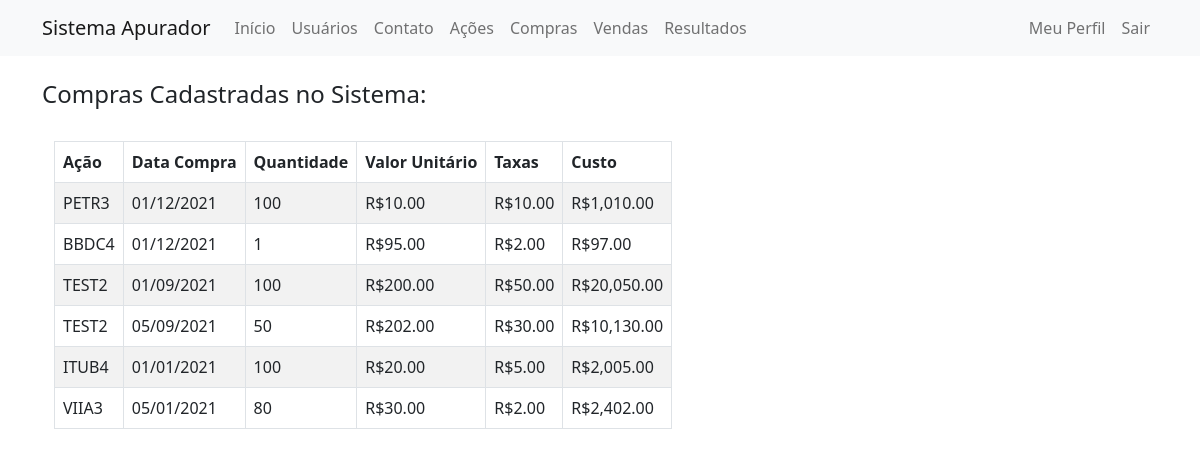
Page /compras/lista (signed in) on the earlier database version.
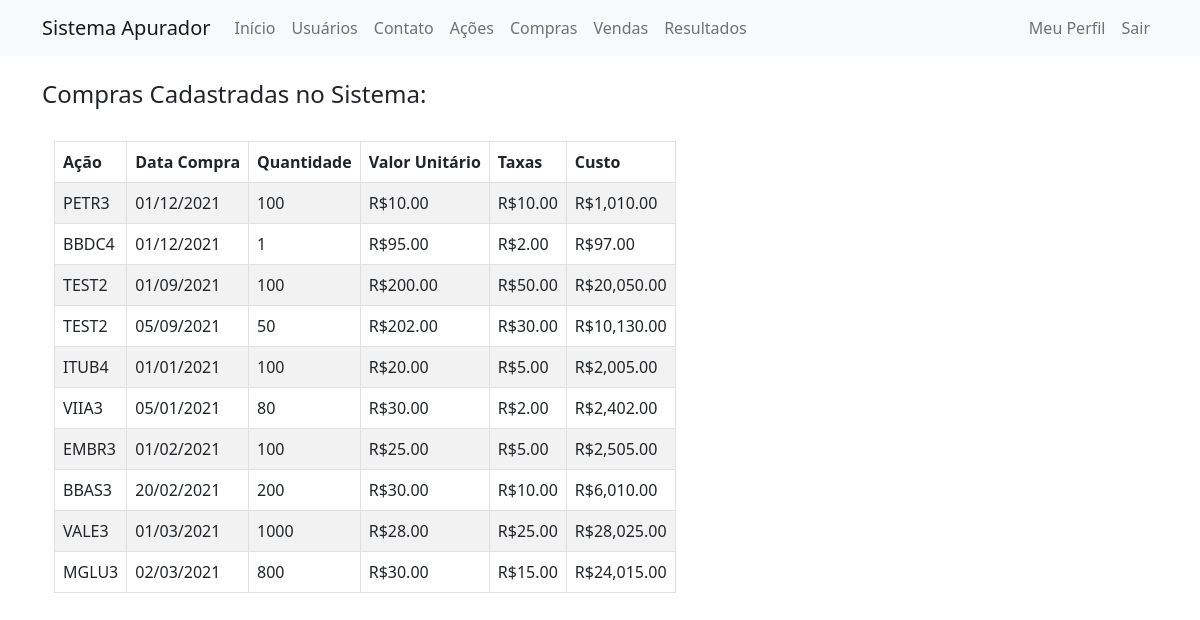
Same page on the later database version.
### app/models.py (models this page shows, shortened)
class Compras(database.Model):
    id = database.Column(database.Integer, primary_key=True, autoincrement=True)
    id_acao = database.Column(database.Integer, database.ForeignKey("acoes.id"), nullable=False)
    id_usuario = database.Column(database.Integer, database.ForeignKey('usuario.id'), nullable=False)
    data = database.Column(database.Integer, nullable=False)
    quantidade = database.Column(database.Integer, nullable=False)
    valor_unitario = database.Column(database.Numeric, nullable=False)
    total_taxas = database.Column(database.Numeric, nullable=False)
    custo = database.Column(database.Numeric, nullable=False)
    acao = database.relationship(
        "Acoes", foreign_keys=[id_acao], back_populates="compras"
    )

class Acoes(database.Model):
    id = database.Column(database.Integer, primary_key=True, autoincrement=True)
    nome = database.Column(database.String, nullable=False)
    ticker = database.Column(database.String, nullable=False, unique=True)
    compras = database.relationship(
        "Compras", foreign_keys="[Compras.id_acao]", back_populates="acao"
    )
    vendas = database.relationship(
        "Vendas", foreign_keys="[Vendas.id_acao]", back_populates="acao"
    )

### app/routes.py (the view)
@app.route('/compras/lista')
def compras_lista():
    compras = Compras.query.filter(Compras.id_usuario==current_user.id).order_by(Compras.id.asc())
    for compra in compras:
        compra.data = date.fromisoformat(compra.data)
        compra.data_formatada = compra.data.strftime('%d/%m/%Y')
        if (compra.valor_unitario is not None):
            compra.valor = "R${:,.2f}".format(compra.valor_unitario)
        else:
            compra.valor = ''
        if (compra.total_taxas is not None):
            compra.taxas = "R${:,.2f}".format(compra.total_taxas)
        else:
            compra.taxas = ''
        if (compra.custo is not None):
            compra.custo_formatado = "R${:,.2f}".format(compra.custo)
        else:
            compra.custo_formatado = ''
    return render_template('compraslista.html', compras=compras)

### app/models.py (called while the page is built)
@login_manager.user_loader
def load_usuario(id_usuario):
    return Usuario.query.get(int(id_usuario))

### app/templates/compraslista.html (shortened to what this page needs)
{% extends 'base.html' %}
{% block body %}
        <div class="container">
            <br>
            <h4>Compras Cadastradas no Sistema:</h4> <br>
            <div class="container mt-0 d-flex">
                    <div class="d-flex">
                        <div class="ml-3 w-2000">
                            <table class="table table-striped table-bordered table-condensed table-hover">
                                <thead>
                                    <tr>
                                        <th>Ação</th>
                                        <th>Data Compra</th>
                                        <th>Quantidade</th>
                                        <th>Valor Unitário</th>
                                        <th>Taxas</th>
                                        <th>Custo</th>
                                    </tr>
                                </thead>
                                <tbody>
                                    {% for compra in compras %}
                                    <tr>
                                        <td>{{ compra.acao.ticker }}</td>
                                        <td>{{ compra.data_formatada }}</td>
                                        <td>{{ compra.quantidade }}</td>
                                        <td>{{ compra.valor }}</td>
                                        <td>{{ compra.taxas }}</td>
                                        <td>{{ compra.custo_formatado }}</td>
                                    </tr>
                                    {% endfor %}
                                </tbody>
                            </table>
                        </div>
                    </div>
                </div>
            </div>
{% endblock %}

Differences in the rows shown:
added Compras: acao.ticker "EMBR3", data_formatada "01/02/2021", quantidade "100", valor "R$25.00", taxas "R$5.00", custo_formatado "R$2,505.00"
added Compras: acao.ticker "BBAS3", data_formatada "20/02/2021", quantidade "200", valor "R$30.00", taxas "R$10.00", custo_formatado "R$6,010.00"
added Compras: acao.ticker "VALE3", data_formatada "01/03/2021", quantidade "1000", valor "R$28.00", taxas "R$25.00", custo_formatado "R$28,025.00"
added Compras: acao.ticker "MGLU3", data_formatada "02/03/2021", quantidade "800", valor "R$30.00", taxas "R$15.00", custo_formatado "R$24,015.00"
